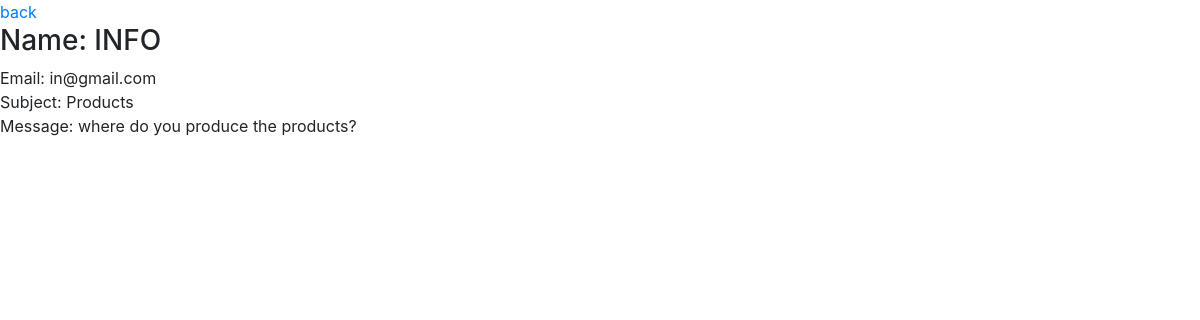
The app's page /qmessage.php with its own data.
### tables this page shows
CREATE TABLE `q_message` (
  `q_message` int(12) NOT NULL,
  `q_message_name` varchar(200) NOT NULL,
  `q_message_email` varchar(200) NOT NULL,
  `q_message_subject` varchar(200) NOT NULL,
  `q_message_message` text NOT NULL
);

### qmessage.php (the view, shortened to what this page needs)
<?php
require 'db.php';
?>
<html>
<head><?php require 'header.php'; ?></head>
<body>
<a href="directorpage.php">back</a>
<?php
  $sql ="SELECT * FROM q_message";
  $result = mysqli_query($conn,$sql);
    if($result->num_rows > 0){
      while ($row = $result->fetch_assoc()) {?>
<h3>Name:                                     <?php echo $row['q_message_name'];?></h3>
<span>Email: </span>                          <?php echo $row['q_message_email'];?><br>
<span>Subject: </span>                       <?php echo $row['q_message_subject'];?><br>
<span>Message: </span>                      <?php echo $row['q_message_message'];?><br>
<?php
    }
}
?>
</body>
</html>

### records on screen
q_message: q_message_name "INFO", q_message_email "in@gmail.com", q_message_subject "Products", q_message_message "where do you produce the products?"
